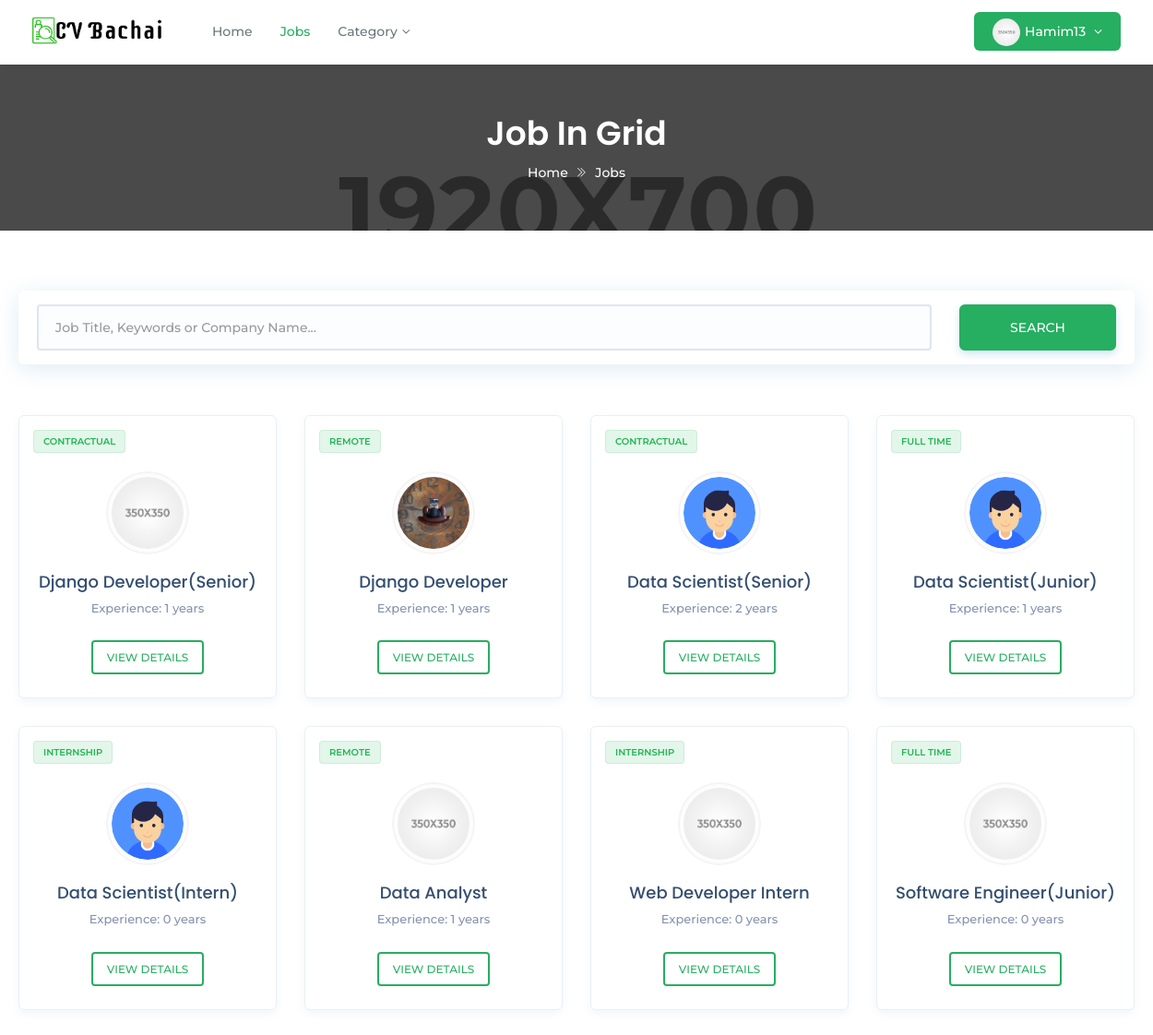
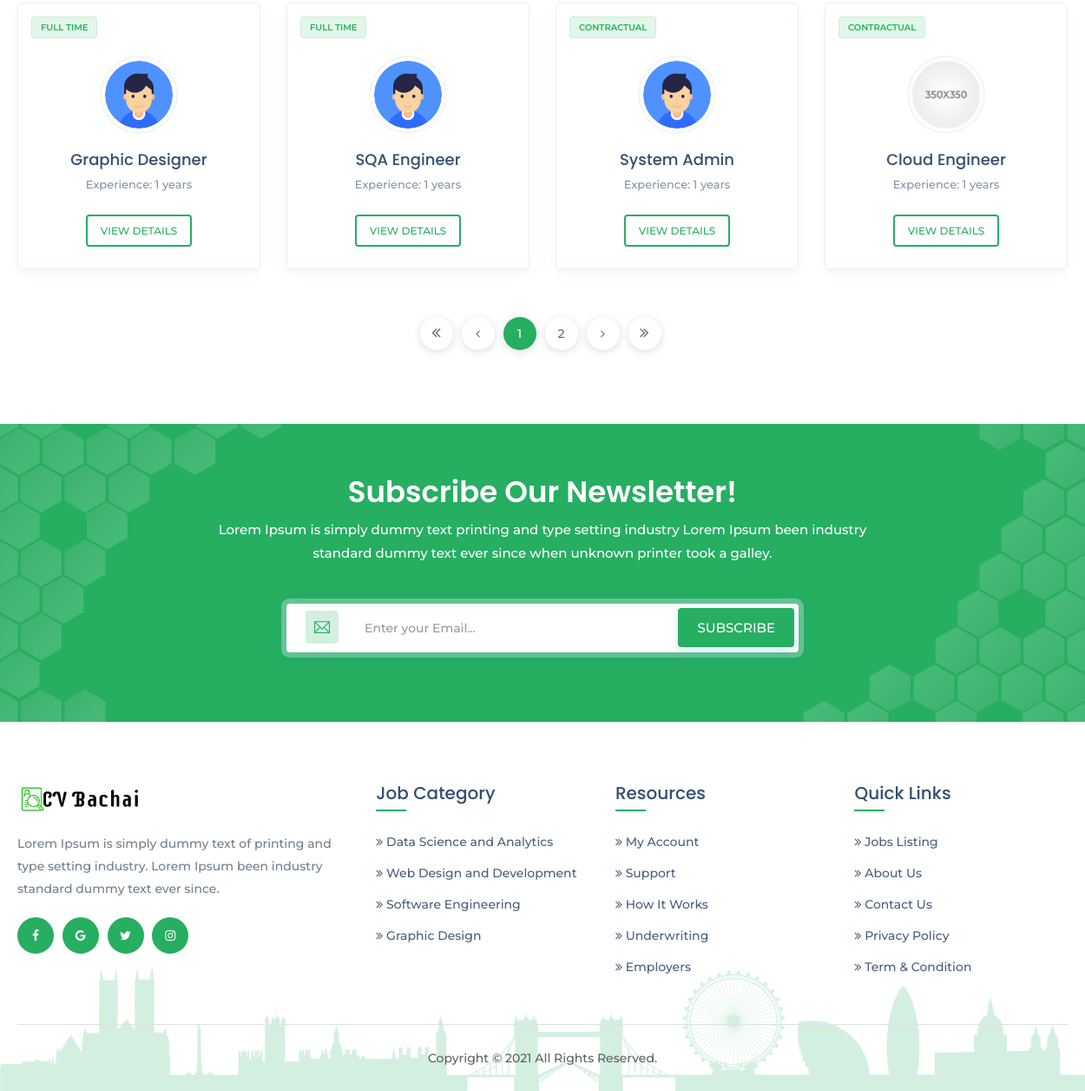
The app's page /jobs/ (signed in) with its own data (2 pictures, top to bottom).
### cvrecommender/models.py (models this page shows, shortened)
class Job(models.Model):
    title = models.CharField(max_length=200)
    slug = models.SlugField(max_length=200, blank=True,
                            help_text='You may keep it blank')
    company_name = models.CharField(max_length=200)
    starting_date = models.DateField(blank=True, null=True)
    deadline = models.DateField(blank=True, null=True)
    salary = models.PositiveIntegerField()
    vacancy = models.PositiveSmallIntegerField(
        validators=[MinValueValidator(1), MaxValueValidator(50)])
    job_category = models.CharField(max_length=50, choices=JOB_CATEGORY)
    job_type = models.CharField(max_length=20, choices=JOB_TYPE)
    email = models.EmailField(max_length=254,)
    phone = models.CharField(max_length=11, blank=True, null=True)
    company_website = models.URLField()
    logo = models.ImageField(null=True, blank=True)
    address = models.TextField(max_length=200)
    division = models.CharField(max_length=15, choices=CITY)
    description = models.TextField()
    responsibility = models.TextField()
    min_education = models.CharField(max_length=20, choices=EDU)
    cgpa = models.DecimalField(max_digits=3, decimal_places=2)
    experience = models.PositiveSmallIntegerField(
        validators=[MinValueValidator(0), MaxValueValidator(15)])
    skill_req = models.TextField(help_text='Input skills with comma')
    skill_bonus = models.CharField(
        max_length=255, blank=True, null=True, help_text='Input skills with comma')
    status = models.CharField(max_length=20, choices=STATUS)
    publish = models.DateField(auto_now_add=True)
    last_modified = models.DateField(auto_now=True)
    recruiter = models.ForeignKey('account.Recruiter',
                                  on_delete=models.CASCADE,
                                  related_name='recruiters')
    applicant = models.ManyToManyField('account.Applicant',
                                       related_name='applicants', blank=True)
    objects = models.Manager()         # default manager
    published = PublishedManager()    # custom manager for all published job post
    def get_absolute_url(self):
        return reverse('jobDetail', args=[self.slug])

### custom_decorators/custom_decorator.py (the view)
        def wrapper_function(request, *args, **kwargs):
            group = None
            if request.user.groups.exists():
                group = request.user.groups.all()[0].name
                if group in allowed_group:
                    return view_function(request, *args, **kwargs)
                else:
                    raise PermissionDenied
            else:
                return redirect('login')

### custom_scripts/custom_functions.py (called while the page is built)
def jobs_in_dict_with_occurrence_number(all_jobs):
    category_dict = {}
    for job in all_jobs:
        category_dict[job.job_category] = category_dict\
            .get(job.job_category, 0)+1
    return category_dict

def sort_dict_and_return(all_jobs):
    jobs_dict = jobs_in_dict_with_occurrence_number(all_jobs)
    sorted_cat_dict = dict(sorted(jobs_dict.items(),
                                  key=operator.itemgetter(1),
                                  reverse=True))
    sliced_dict = dict(itertools.islice(sorted_cat_dict.items(), 4))
    top_3 = dict(itertools.islice(sorted_cat_dict.items(), 3))
    return sorted_cat_dict, sliced_dict, top_3

### cvrecommender/models.py (called while the page is built)
    def get_queryset(self):
        return super(PublishedManager, self).get_queryset()\
                                            .filter(status='Published')

### cvrecommender/views.py (called while the page is built)
@login_required(login_url='login')
@allowed_users(allowed_group=['applicant'])
def allPublishedJobs(request, job_cat=None):
    if job_cat:
        all_jobs = Job.published.filter(
            job_category=job_cat).order_by('-publish')
        category = True
    else:
        all_jobs = Job.published.all().order_by('-publish')
        category = False
    sorted_cat_dict, sliced_dict, top_3 = \
        sort_dict_and_return(Job.objects.all())
    paginator = Paginator(all_jobs, 12)
    page = request.GET.get('page')
    all_jobs = paginator.get_page(page)
    context = {'all_jobs': all_jobs, 'sliced_dict': sliced_dict, 'top_3': top_3,
               'sorted_cat_dict': sorted_cat_dict, 'category': category}
    return render(request, 'job_layout.html', context)

### cvrecommender/templates/job_layout.html (shortened to what this page needs)
{% load static %}
<!DOCTYPE html>
<html class="no-js" lang="zxx">
<head>
<link href="{% static 'assets/plugins/bootstrap/css/bootstrap.min.css' %}" rel="stylesheet">
<link href="{% static 'assets/plugins/icons/css/icons.css' %}" rel="stylesheet">
<link href="{% static 'assets/plugins/animate/animate.css' %}" rel="stylesheet">
<link href="{% static 'assets/plugins/aos-master/aos.css' %}" rel="stylesheet">
<link href="{% static 'assets/plugins/bootstrap/css/bootsnav.css' %}" rel="stylesheet">
<link href="{% static 'assets/plugins/nice-select/css/nice-select.css' %}" rel="stylesheet">
<link href="{% static 'assets/css/style.css' %}" rel="stylesheet">
<link href="{% static 'assets/css/responsive.css' %}" rel="stylesheet">
</head>
<body class="utf_skin_area">
<nav class="navbar navbar-default navbar-mobile navbar-fixed white bootsnav">
  <div class="container">
    <div class="navbar-header">
      <a class="navbar-brand" href="{% url 'home' %}"> <img src="{% static 'assets/img/logo-light.png' %}" class="logo logo-display" alt=""> <img src="{% static 'assets/img/logo.png' %}" class="logo logo-scrolled" alt=""> </a>
	  </div>
    <div class="collapse navbar-collapse" id="navbar-menu">
      <ul class="nav navbar-nav navbar-left" data-in="fadeInDown" data-out="fadeOutUp">
        <li> <a href="{% url 'home' %}">Home</a> </li>
        {% if not category %}
          <li class="active"> <a href="{% url 'allPublishedJobs' %}">Jobs</a> </li>
          <li class="dropdown"> <a href="" class="dropdown-toggle" data-toggle="dropdown">Category</a>
        </li>
        {% endif %}
      </ul>
      <ul class="nav navbar-nav navbar-right">
        {% if request.user.is_authenticated %}
          <li class="dropdown sign-up">
              {% if request.user.applicant.image %}
                <a class="dropdown-toggle btn-signup red-btn" data-toggle="dropdown" href="">
                  <img src="{{ request.user.applicant.image.url }}" class="img-responsive img-circle" alt="">
                  {{ request.user }}
                </a>
              {% else %}
                <a class="dropdown-toggle btn-signup red-btn" data-toggle="dropdown" href="">
                  <img src="{% static 'assets/img/user-profile.png' %}" class="img-responsive img-circle" alt="">
                  {{ request.user }}
                </a>
              {% endif %}
            </li>
        {% else %}
          <li class="br-right"><a class="btn-signup red-btn" href="{% url 'login' %}"><i class="login-icon ti-user"></i>Login</a></li>
          <li class="sign-up"><a class="btn-signup red-btn" href="{% url 'register' %}"><span class="ti-briefcase"></span>Register</a></li>
        {% endif %}
      </ul>
    </div>
  </div>
</nav>
<div class="page-title">
  <div class="container">
    <div class="page-caption text-center">
      <h2>Job In Grid</h2>
      <p><a href="{% url 'home' %}" title="Home">Home</a> <i class="ti-angle-double-right"></i> Jobs</p>
    </div>
  </div>
</div>
<section class="padd-0 padd-top-20 jov_search_block_inner">
  <div class="row">
    <div class="container">
      <form method="post" action="{% url 'search' %}">
        <fieldset class="search-form">
          <div class="col-md-10 col-sm-10">
            <input type="text" class="form-control" name='searchquery' placeholder="Job Title, Keywords or Company Name..." />
          </div>
          <div class="col-md-2 col-sm-2 m-clear">
            <button type="submit" class="btn theme-btn full-width height-50 radius-0">Search</button>
          </div>
        </fieldset>
      </form>
    </div>
  </div>
</section>
<section class="padd-top-20 padd-bot-80">
  <div class="container">
    <div class="row">
      {% for job in all_jobs %}
        <div class="col-md-3 col-sm-6">
          <div class="utf_grid_job_widget_area"> <span class="job-type full-type">{{ job.job_type }}</span>
            <div class="u-content">
              {% if job.logo %}
                  <div class="avatar box-80"><img class="img-responsive" src="{{ job.logo.url }}" alt="Company Logo"></div>
                {% else %}
                <div class="avatar box-80"><img class="img-responsive" src="{% static 'assets/img/company_logo_1.png' %}" alt="Company Logo"></div>
              {% endif %}
              <h5><a href="{{ job.get_absolute_url }}">{{ job.title }}</a></h5>
              <p class="text-muted">Experience: {{ job.experience }} years</p>
            </div>
            <div class="utf_apply_job_btn_item">
              <a href="{{ job.get_absolute_url }}" class="btn job-browse-btn btn-radius br-light">View Details</a>
            </div>
          </div>
        </div>
      {% empty %}
        <h3 class="text-danger text-center">Sorry, NO Jobs found!!!</h3>
      {% endfor %}
    </div>
    <div class="utf_flexbox_area padd-0">
      <ul class="pagination">
        {% if all_jobs.has_previous %}
          <li class="page-item"> <a class="page-link" href="?page=1" aria-label="Previous">
            <span aria-hidden="true"><i class="fa fa-angle-double-left"></i></span> </a>
          </li>
          <li class="page-item"> <a class="page-link" href="?page={{ all_jobs.previous_page_number }}" aria-label="Previous">
            <span aria-hidden="true"><i class="fa fa-angle-left"></i></span> </a>
          </li>
        {% else %}
          <li class="page-item"> <a class="page-link" href="?page=1" aria-label="Previous">
            <span aria-hidden="true"><i class="fa fa-angle-double-left"></i></span> </a>
          </li>
          <li class="page-item"> <a class="page-link" href="?page=1" aria-label="Previous">
            <span aria-hidden="true"><i class="fa fa-angle-left"></i></span> </a>
          </li>
        {% endif %}
        {% for job in all_jobs.paginator.page_range %}
          {% if all_jobs.number == job %}
            <li class="page-item active"><a class="page-link" href="?page={{ job }}">{{ job }}</a> </li>
          {% elif job > all_jobs.number|add:'-2' and job < all_jobs.number|add:'2' %}
            <li class="page-item"><a class="page-link" href="?page={{ job }}">{{ job }}</a> </li>
          {% endif %}
        {% endfor %}
        {% if all_jobs.has_next %}
          <li class="page-item"> <a class="page-link" href="?page={{ all_jobs.next_page_number }}" aria-label="Previous">
            <span aria-hidden="true"><i class="fa fa-angle-right"></i></span> </a>
          </li>
          <li class="page-item"> <a class="page-link" href="?page={{ all_jobs.paginator.num_pages }}" aria-label="Previous">
            <span aria-hidden="true"><i class="fa fa-angle-double-right"></i></span> </a>
          </li>
        {% endif %}
      </ul>
	  </div>
  </div>
</section>
<section class="newsletter theme-bg" style="background-image:url('{% static 'assets/img/bg-new.png' %}')">
  <div class="container">
    <div class="row">
      <div class="col-md-8 col-md-offset-2">
        <div class="heading light">
          <h2>Subscribe Our Newsletter!</h2>
          <p>Lorem Ipsum is simply dummy text printing and type setting industry Lorem Ipsum been industry standard dummy text ever since when unknown printer took a galley.</p>
        </div>
      </div>
    </div>
    <div class="row">
      <div class="col-md-6 col-sm-6 col-md-offset-3 col-sm-offset-3">
        <div class="newsletter-box text-center">
          <div class="input-group"> <span class="input-group-addon"><span class="ti-email theme-cl"></span></span>
            <input type="text" class="form-control" placeholder="Enter your Email...">
          </div>
          <button type="button" class="btn theme-btn btn-radius btn-m">Subscribe</button>
        </div>
      </div>
    </div>
  </div>
</section>
<footer class="footer">
  <div class="container">
    <div class="row">
      <div class="col-md-4 col-sm-4">
        <a href="{% url 'home' %}"><img class="footer-logo" src="{% static 'assets/img/logo.png' %}" alt=""></a>
        <p>Lorem Ipsum is simply dummy text of printing and type setting industry. Lorem Ipsum been industry standard dummy text ever since.</p>
        <div class="f-social-box">
          <ul>
            <li><a href="#"><i class="fa fa-facebook facebook-cl"></i></a></li>
            <li><a href="#"><i class="fa fa-google google-plus-cl"></i></a></li>
            <li><a href="#"><i class="fa fa-twitter twitter-cl"></i></a></li>
            <li><a href="#"><i class="fa fa-instagram instagram-cl"></i></a></li>
          </ul>
        </div>
      </div>
      <div class="col-md-8 col-sm-8">
        <div class="row">
          <div class="col-md-4 col-sm-4 col-xs-6">
            <h4>Job Category</h4>
            <ul>
              {% for key, value in sliced_dict.items %}
              <li><a href="{% url 'jobCategory' key %}"><i class="fa fa-angle-double-right"></i> {{ key }}</a></li>
            {% empty %}
              <li>Sorry, NO Category found!!!</li>
            {% endfor %}
            </ul>
          </div>
          <div class="col-md-4 col-sm-4 col-xs-6">
            <h4>Resources</h4>
            <ul>
              <li><a href="#"><i class="fa fa-angle-double-right"></i> My Account</a></li>
              <li><a href="#"><i class="fa fa-angle-double-right"></i> Support</a></li>
              <li><a href="#"><i class="fa fa-angle-double-right"></i> How It Works</a></li>
              <li><a href="#"><i class="fa fa-angle-double-right"></i> Underwriting</a></li>
              <li><a href="#"><i class="fa fa-angle-double-right"></i> Employers</a></li>
            </ul>
          </div>
		      <div class="col-md-4 col-sm-4 col-xs-6">
            <h4>Quick Links</h4>
            <ul>
              <li><a href="{% url 'allPublishedJobs' %}"><i class="fa fa-angle-double-right"></i> Jobs Listing</a></li>
              <li><a href="#"><i class="fa fa-angle-double-right"></i> About Us</a></li>
              <li><a href="#"><i class="fa fa-angle-double-right"></i> Contact Us</a></li>
              <li><a href="#"><i class="fa fa-angle-double-right"></i> Privacy Policy</a></li>
              <li><a href="#"><i class="fa fa-angle-double-right"></i> Term & Condition</a></li>
            </ul>
          </div>
        </div>
      </div>
    </div>
    <div class="row">
      <div class="col-md-12">
        <div class="copyright text-center">
          <p>Copyright © 2021 All Rights Reserved.</p>
        </div>
      </div>
    </div>
  </div>
</footer>
</body>
</html>

### account/static/assets/css/responsive.css (style rules this page uses)
@media only screen and (min-width : 768px) { .heading h2 { font-size: 34px; margin-bottom: 10px; } }
@media only screen and (min-width : 768px) { .newsletter-box .btn { padding: 10px 20px; position: absolute; top: 5px; right: 20px; z-index:9; } }
@media only screen and (min-width : 768px) { .newsletter-box { padding: 0; box-shadow: 0px 0px 0px 6px rgba(255,255,255,0.3); border-radius: 4px; } }
@media only screen and (min-width : 993px) { section { padding: 6em 0; } }
@media only screen and (min-width : 993px) { .navbar-default .navbar-brand img { max-width: 150px; } }
@media only screen and (min-width : 993px) { .newsletter { padding: 60px 0; } }
@media only screen and (min-width : 1024px) { h2 { font-size: 36px; } }
@media only screen and (min-width : 1024px) { h4 { font-size: 20px; } }
@media only screen and (min-width : 1024px) { h5 { font-size: 17; } }

### records on screen
Job: job_type "CONTRACTUAL", title "Django Developer(Senior)", experience "1"
Job: job_type "REMOTE", logo (picture), title "Django Developer", experience "1"
Job: job_type "CONTRACTUAL", logo (picture), title "Data Scientist(Senior)", experience "2", sliced_dict "Data Science and Analytics"
Job: job_type "FULL TIME", logo (picture), title "Data Scientist(Junior)", experience "1"
Job: job_type "INTERNSHIP", logo (picture), title "Data Scientist(Intern)", experience "0"
Job: job_type "REMOTE", title "Data Analyst", experience "1"
Job: job_type "INTERNSHIP", title "Web Developer Intern", experience "0", sliced_dict "Web Design and Development"
Job: job_type "FULL TIME", title "Software Engineer(Junior)", experience "0", sliced_dict "Software Engineering"
Job: job_type "FULL TIME", logo (picture), title "Graphic Designer", experience "1", sliced_dict "Graphic Design"
Job: job_type "FULL TIME", logo (picture), title "SQA Engineer", experience "1"
Job: job_type "CONTRACTUAL", logo (picture), title "System Admin", experience "1"
Job: job_type "CONTRACTUAL", title "Cloud Engineer", experience "1"

### other values on screen
{{ request.user }} "Hamim13"
{{ job }} "1"
{{ job }} "2"
